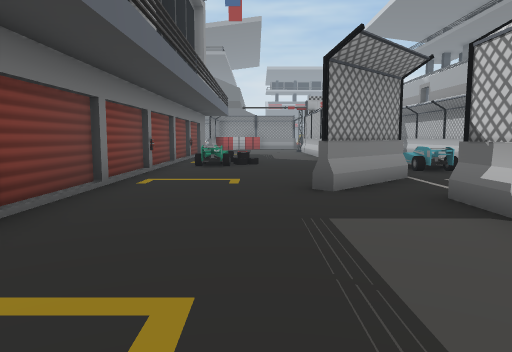
[1] (above)

17 first-person views from a walk through a scene from a Unity 3-D project. The camera is 1.5 m above the floor, tilts 6° down and sees 70° across. The floor is counted in squares, 2 m on a side. Each view is taken from the middle of a square. On the plan, view 1 faces up. The plan holds only what a view shows up to about 11 squares ahead; the rest is blank. The place goes on beyond the plan.

[2]
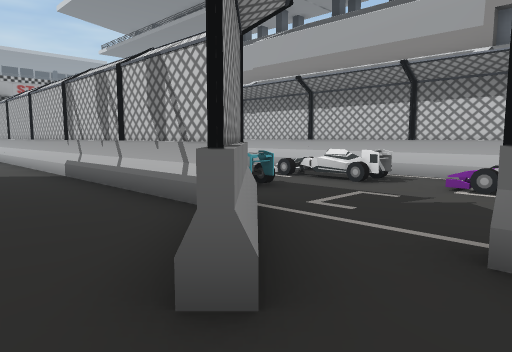

[3]
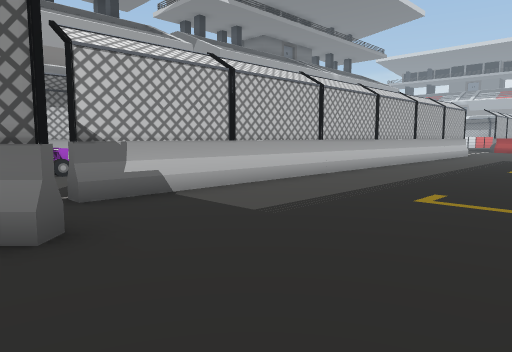

[4]
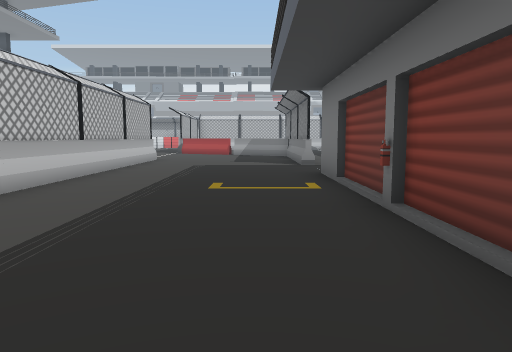

[5]
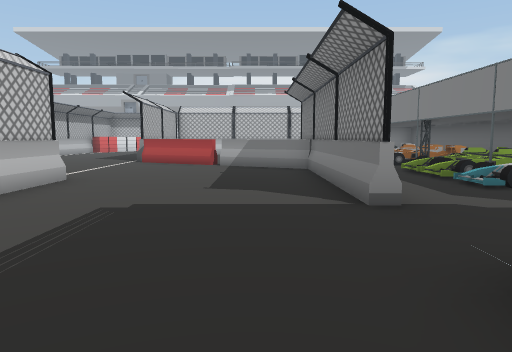

[6]
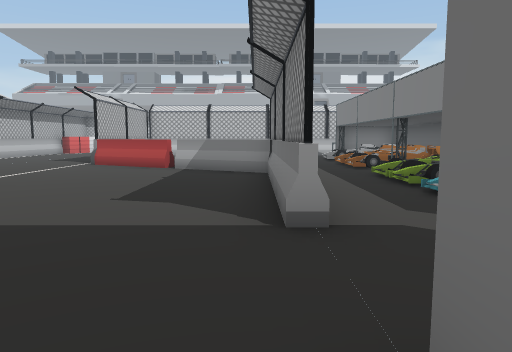

[7]
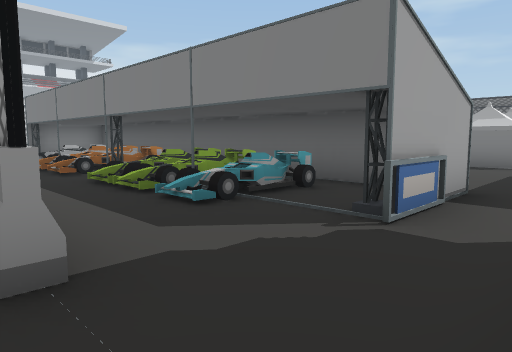

[8]
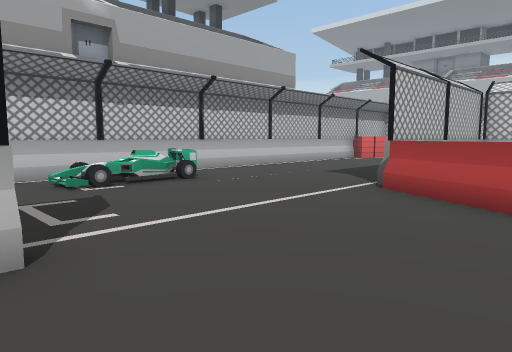

[9]
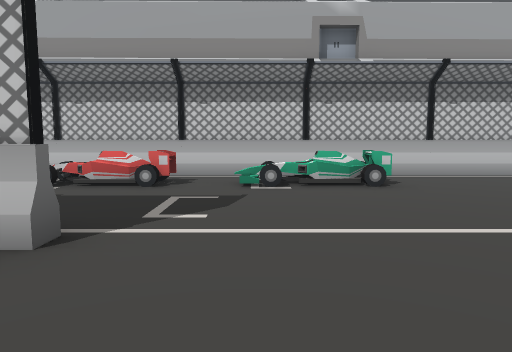

[10]
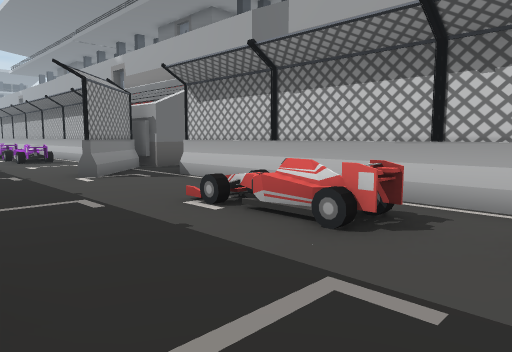

[11]
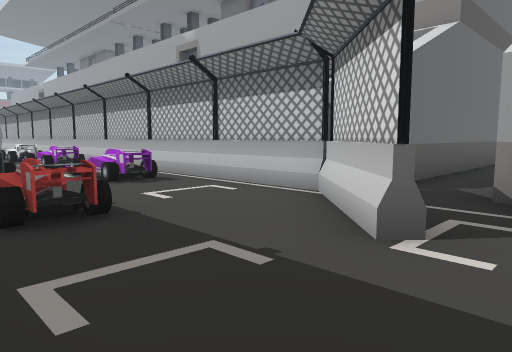

[12]
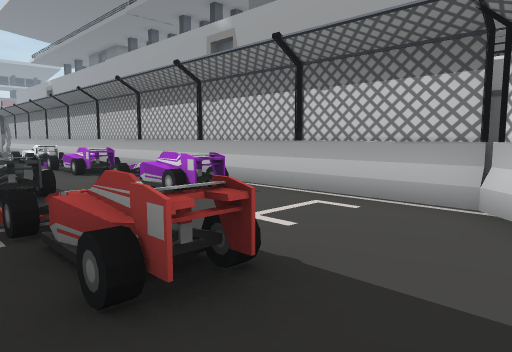

[13]
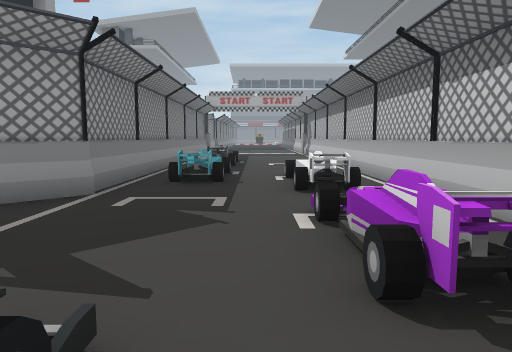

[14]
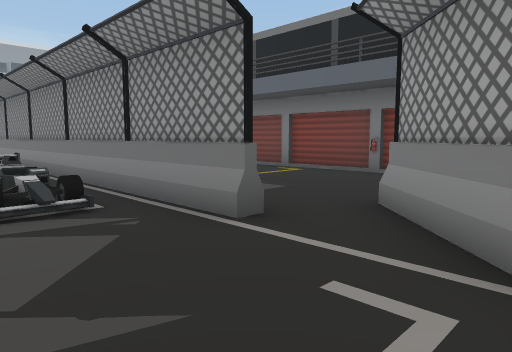

[15]
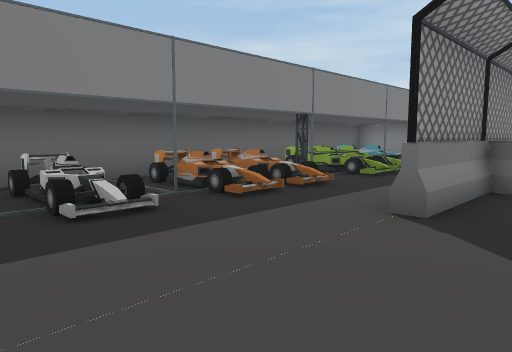

[16]
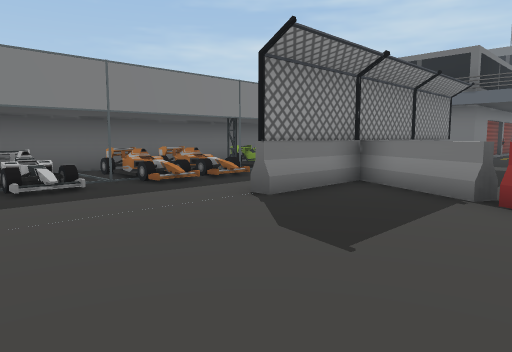

[17]
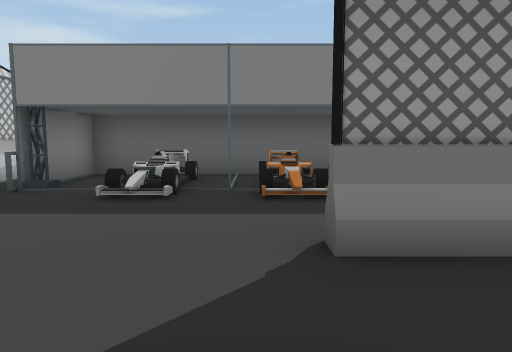

### Floor plan
Key: @ floor where view 1 was taken; # wall or solid block; x gap in a wall; . floor; / step, stairs or slope; = window, fence, low wall or low ledge; C car; O other object.
Columns run from 13 left of view 1 to 15 right of it. Each row starts with its distance up from view 1.
 13                O C
 12               .O C   #
 11           #. ..O    O#
 10           #./..O C  O#
  9           #.C..O C C.#
  8           #....O C CO#
  7           #....OO .C.#
  6           #...OO    O#
  5           #...O.   CO#
  4           #....O     #
  3           #....O C  O#
  2           #....O C.C.#
  1           #....O C CO#
  0           #..@.O   CO#
 -1           #....O C   #
 -2           #....O C   #
 -3           #....O    O########
 -4           #....O.  OO.......
 -5           #....O   O.#
 -6         .......O.   O#
 -7    ..####......O    O#
 -8 O.... ....OO...O     #
 -9 O.   =....O....O   CO#
-10      =.CC.O....O   CO#
-11      = C=.O.....     #
-12      = CC.O......  CO#
-13      = .x.OOO...   C.#
-14      =CCC.O.OOO....CO#
-15      =CCC.O...OO....O#
-16      =#CC......O.....#
-17      =#CC......O....O#
-18      =#CC......O ....#
-19      ####......O  ..O

Positions as (right, up) in squares from view 1, and headings:
1: (0, 0), facing up
2: (0, 4), facing up-right
3: (-2, 6), facing down-right
4: (-1, 2), facing down
5: (-1, -4), facing down
6: (-2, -5), facing down
7: (-2, -6), facing down-left
8: (0, -10), facing down-right
9: (0, -12), facing right
10: (3, -12), facing up-right
11: (3, -6), facing up-right
12: (3, -4), facing up-right
13: (5, 2), facing up
14: (5, 7), facing down-left
15: (-1, -19), facing up-left
16: (1, -19), facing up-left
17: (0, -16), facing left
